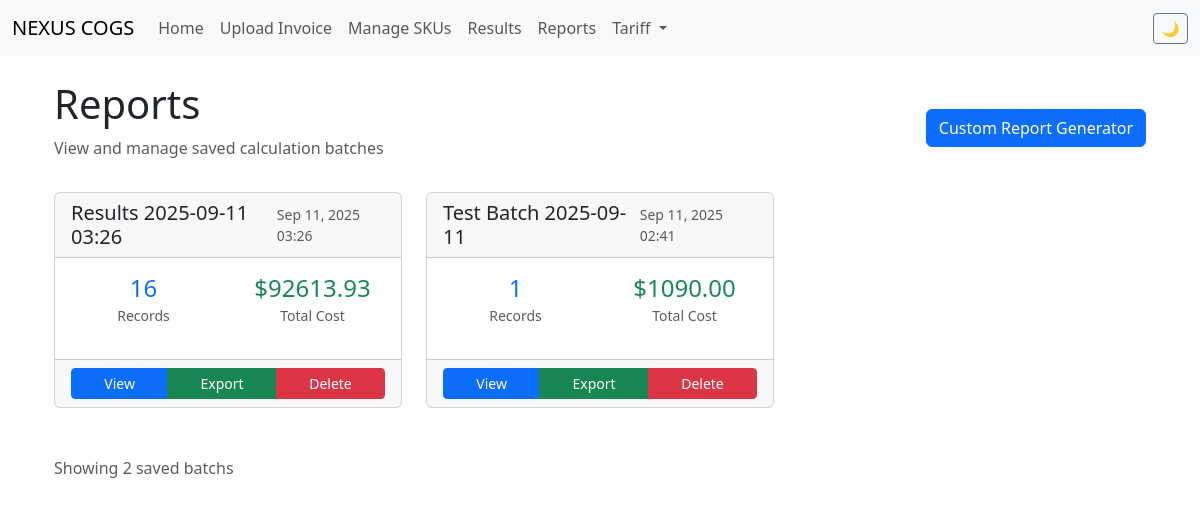
Page /legacy/reports/ (signed in) on the committed database.
### cogs/models.py (models this page shows, shortened)
class SavedResults(models.Model):
    batch_name = models.CharField(max_length=255, db_index=True)
    created_at = models.DateTimeField(auto_now_add=True)
    invoice_number = models.CharField(max_length=100)
    invoice_date = models.DateField()
    container_id = models.CharField(max_length=100, blank=True)
    po_number = models.CharField(max_length=100)
    sku = models.CharField(max_length=100)
    quantity = models.IntegerField()
    vendor_price = models.DecimalField(max_digits=10, decimal_places=2)
    vendor_cost = models.DecimalField(max_digits=10, decimal_places=2)
    freight_cost = models.DecimalField(max_digits=10, decimal_places=2, default=0)
    htsus_tariff = models.DecimalField(max_digits=10, decimal_places=2, default=0)
    section_301 = models.DecimalField(max_digits=10, decimal_places=2, default=0)
    other_costs = models.JSONField(default=dict)
    total_cost = models.DecimalField(max_digits=12, decimal_places=2)
    unit_total_cost = models.DecimalField(max_digits=10, decimal_places=2)
    class Meta:
        db_table = 'saved_results'
        ordering = ['-created_at', 'invoice_number', 'sku']
        indexes = [
            models.Index(fields=['batch_name', '-created_at']),
        ]

### cogs/views.py (the view)
# urls.py: path('reports/', views.reports_list, name='reports_list'),
@login_required
def reports_list(request):
    batch_summaries = SavedResults.objects.values('batch_name').annotate(
        record_count=Count('id'),
        total_cost=Sum('total_cost'),
        created_at=Min('created_at')
    ).order_by('-created_at')
    return render(request, 'reports_list.html', {
        'batch_summaries': batch_summaries,
        'total_batches': batch_summaries.count()
    })

### templates/reports_list.html (shortened to what this page needs)
{% extends 'base.html' %}
{% block content %}
<div class="container-fluid">
    <div class="row">
        <div class="col-12">
            <div class="d-flex justify-content-between align-items-center mb-3">
                <div>
                    <h1>Reports</h1>
                    <p class="text-muted">View and manage saved calculation batches</p>
                </div>
                <div>
                    <a href="{% url 'reports_custom' %}" class="btn btn-primary">
                         Custom Report Generator
                    </a>
                </div>
            </div>
            {% if batch_summaries %}
                <div class="row">
                    {% for batch in batch_summaries %}
                    <div class="col-md-6 col-lg-4 mb-4">
                        <div class="card h-100">
                            <div class="card-header d-flex justify-content-between align-items-center">
                                <h5 class="card-title mb-0">{{ batch.batch_name }}</h5>
                                <small class="text-muted">{{ batch.created_at|date:"M d, Y H:i" }}</small>
                            </div>
                            <div class="card-body">
                                <div class="row mb-3">
                                    <div class="col-6">
                                        <div class="text-center">
                                            <h4 class="text-primary mb-0">{{ batch.record_count }}</h4>
                                            <small class="text-muted">Records</small>
                                        </div>
                                    </div>
                                    <div class="col-6">
                                        <div class="text-center">
                                            <h4 class="text-success mb-0">${{ batch.total_cost|floatformat:2 }}</h4>
                                            <small class="text-muted">Total Cost</small>
                                        </div>
                                    </div>
                                </div>
                            </div>
                            <div class="card-footer">
                                <div class="btn-group w-100" role="group">
                                    <a href="{% url 'reports_detail' batch.batch_name %}" class="btn btn-primary btn-sm">
                                         View
                                    </a>
                                    <a href="{% url 'reports_export' batch.batch_name %}" class="btn btn-success btn-sm">
                                         Export
                                    </a>
                                    <button type="button" class="btn btn-danger btn-sm"
                                            onclick="deleteBatch('{{ batch.batch_name }}')">
                                         Delete
                                    </button>
                                </div>
                            </div>
                        </div>
                    </div>
                    {% endfor %}
                </div>
                <div class="mt-4">
                    <p class="text-muted">
                        Showing {{ total_batches }} saved batch{{ total_batches|pluralize }}
                    </p>
                </div>
            {% endif %}
        </div>
    </div>
</div>
{% endblock %}

### templates/base.html (style rules this page uses)
* { transition: background-color 0.3s ease, color 0.3s ease, border-color 0.3s ease; }

### rows in the picture
SavedResults: batch_name "Test Batch 2025-09-11", created_at "Sep 11, 2025 02:41", record_count "1", total_cost "1090.00"

### other values in the picture
{{ batch.batch_name }} "Results 2025-09-11 03:26"
{{ batch.created_at|date:"M d, Y H:i" }} "Sep 11, 2025 03:26"
{{ batch.record_count }} "16"
{{ batch.total_cost|floatformat:2 }} "92613.93"
{{ total_batches }} "2"
